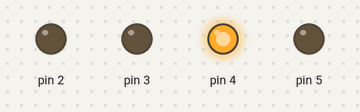
This sketch was run on a simulated Arduino Uno, built with avr-gcc and run on an emulated ATmega328P. On the bench: output pins drawn as LEDs (lit = HIGH).

Above: at 2.0 s.
At 5.0 s:
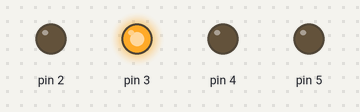
At 8.0 s:
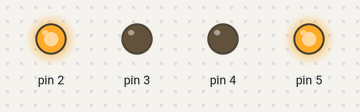
Timing chart, 0 to 13.0 s (numbered marks = the images above):
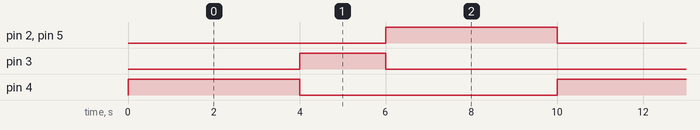

Measured:
- by itself, pin 2, pin 4, pin 5: alternates HIGH for 4.0 s and LOW for 6.0 s
- by itself, pin 3: alternates HIGH for 2.0 s and LOW for 8.0 s
- by itself, everything shown: repeats every 10.0 s, in 4 steps

The sketch:

RandomColorRGB.ino
```cpp
// (licence header left out)
void setup() {
  pinMode(2, OUTPUT);
  pinMode(3, OUTPUT);
  pinMode(4, OUTPUT);
  pinMode(5, OUTPUT);
}
void loop() {
  digitalWrite(4, 254);
  delay(4000);
  digitalWrite(4, 0);
  delay(0);
  digitalWrite(3, 254);
  delay(2000);
  digitalWrite(3, 0);
  delay(0);
  digitalWrite(2, 254);
  digitalWrite(5, 254);
  delay(4000);
  digitalWrite(2, 0);
  delay(0);
  digitalWrite(5, 0);
  delay(0);
}
```
